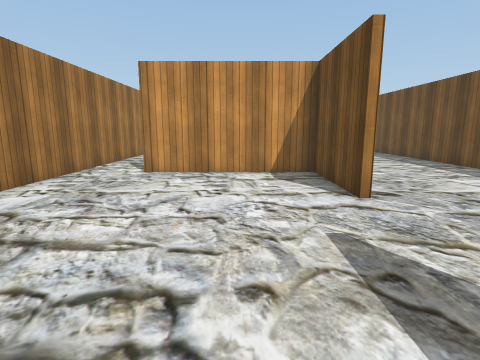
View 1 (above)

24 first-person views from a walk through a 3-D level made in the Unity game engine. The camera is 1.2 m above the floor, tilts 10° down and sees 80° across. The floor is counted in squares, 1 m on a side. Each view is taken from the middle of a square. On the plan, view 1 faces up. The plan holds only what a view shows up to about 13 squares ahead; the rest is blank. The player character is not drawn. Some surface patterns are stand-ins.

View 2
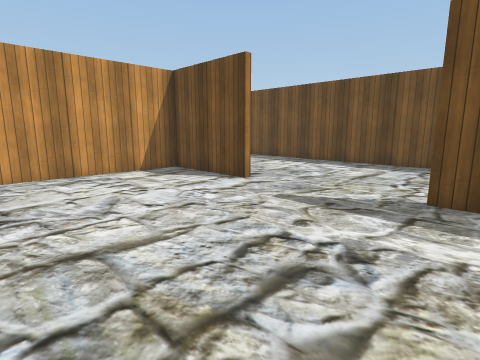

View 3
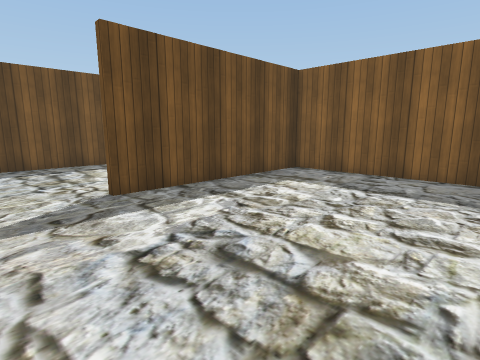

View 4
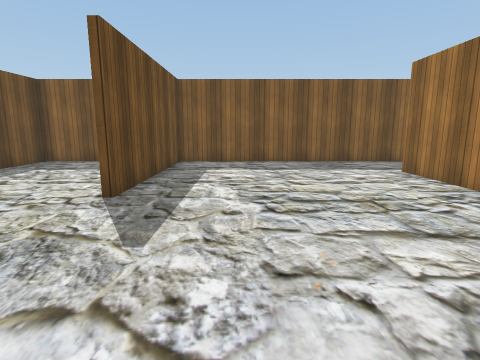

View 5
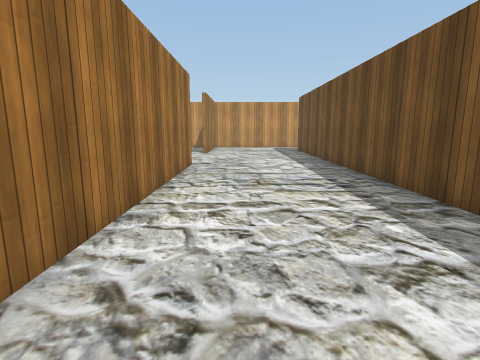

View 6
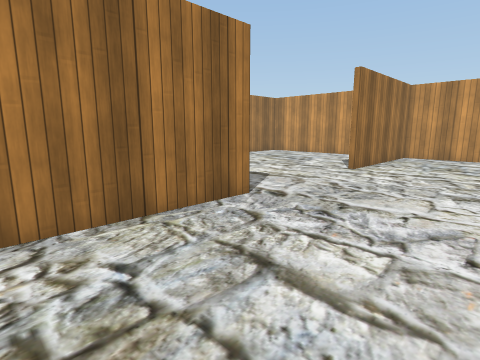

View 7
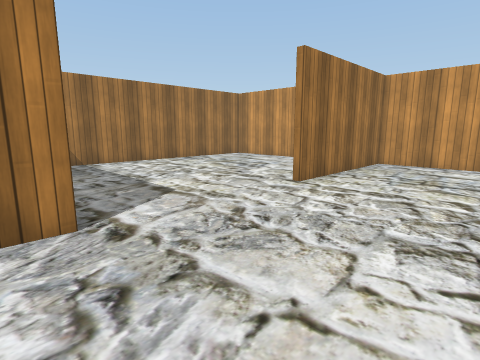

View 8
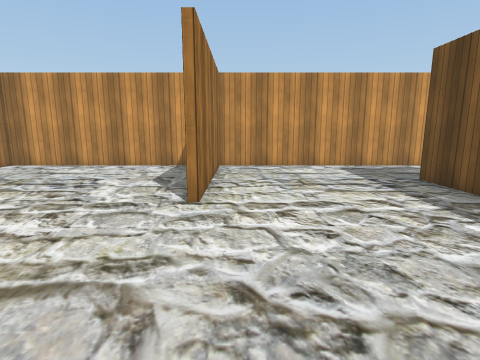

View 9
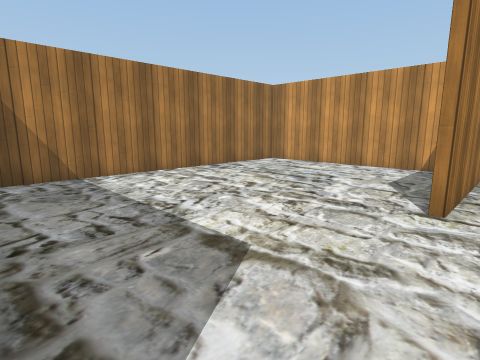

View 10
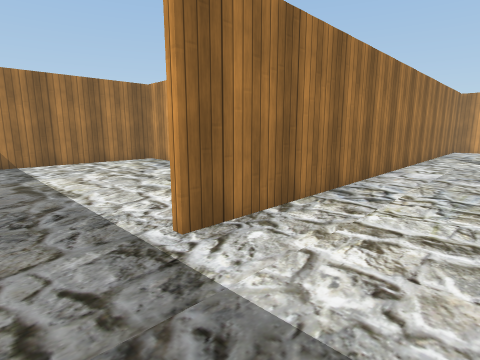

View 11
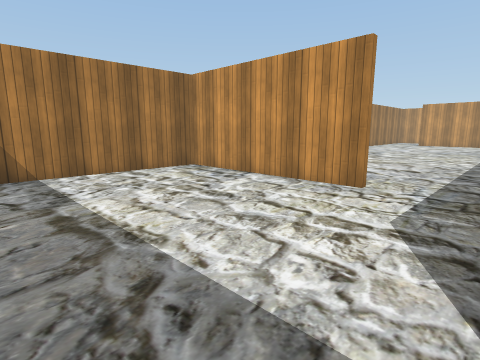

View 12
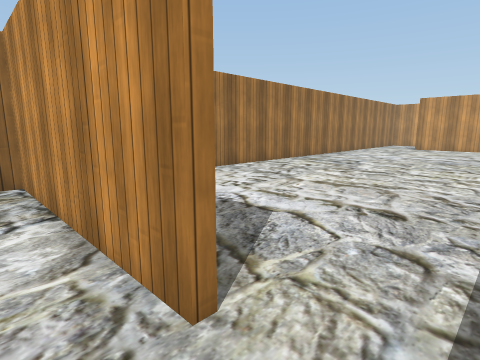

View 13
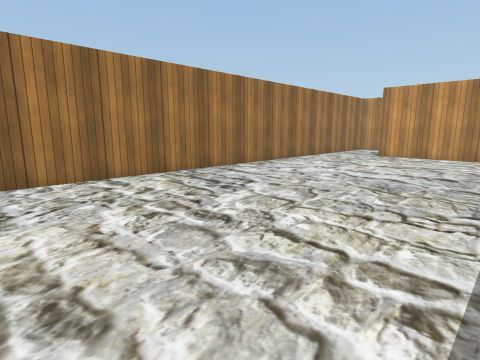

View 14
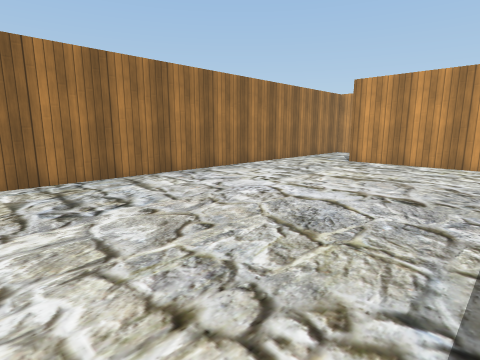

View 15
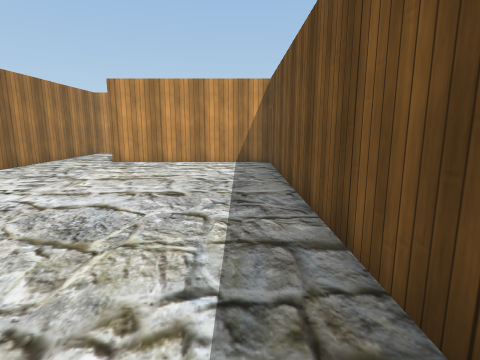

View 16
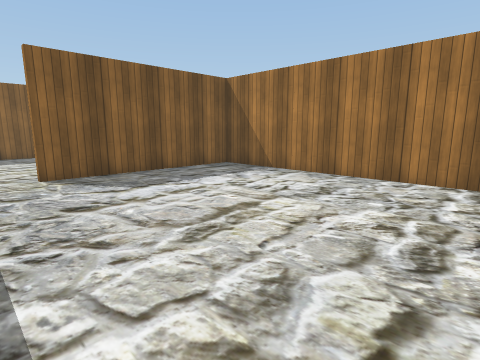

View 17
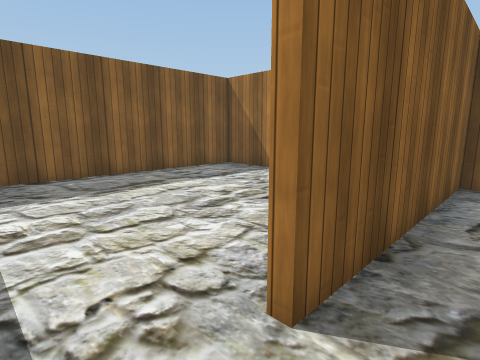

View 18
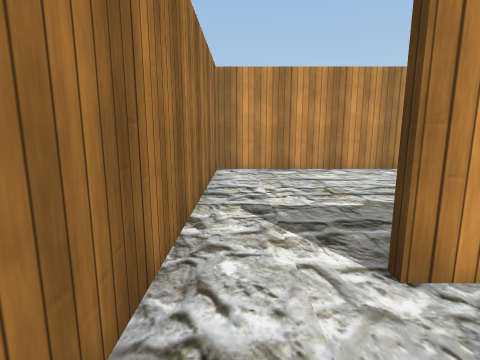

View 19
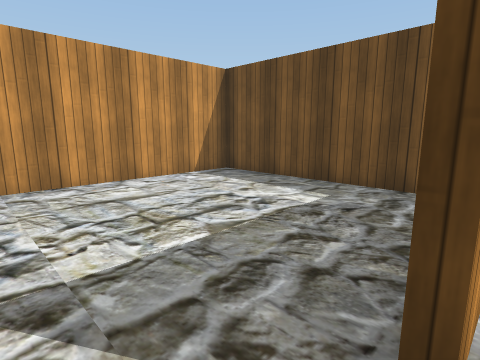

View 20
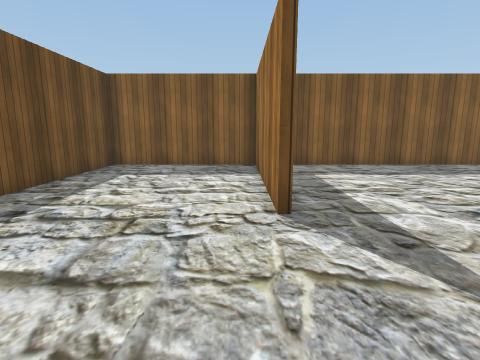

View 21
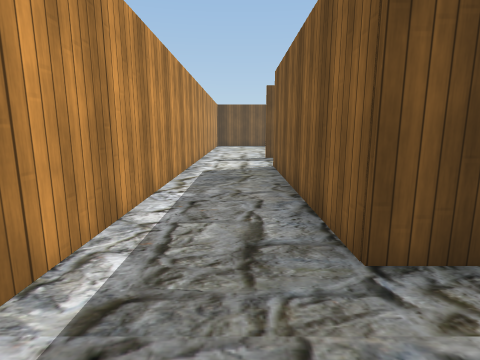

View 22
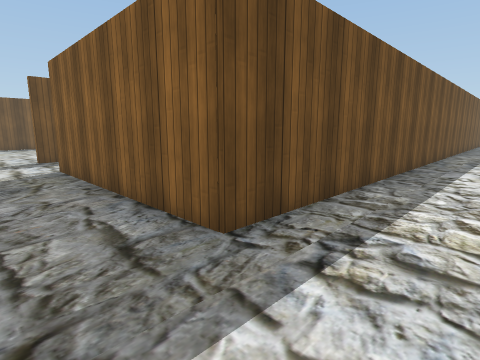

View 23
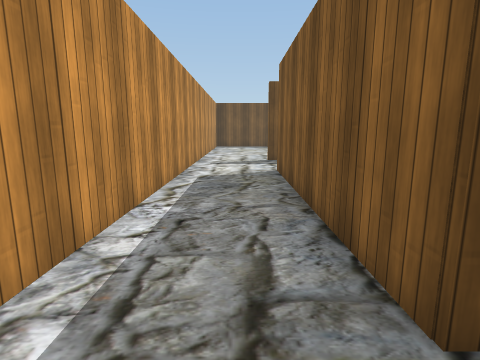

View 24
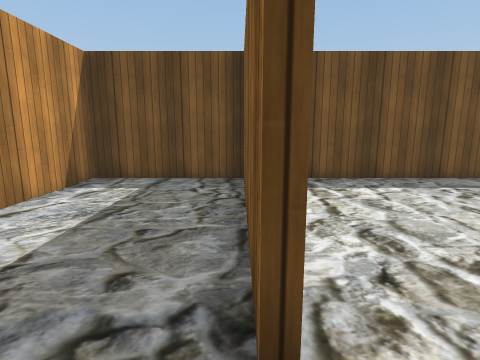

### Floor plan
Ten units are one square. View 1 is at (0, 0); x grows to the right and y downward. Boxes are objects, and circles mark ways between rooms. Rooms are numbered by the first view taken in them; rooms with no view inside come last. Other rooms are left out.
<svg viewBox="-137 -251 296 304">
<path fill="none" stroke="#000" d="M23 -150 23 -68M23 -49 23 -81 -28 -81M-47 -85 -47 22M12 -246 -47 -246 -47 -156M24 48 74 48 74 -219 145 -219M-54 48 23 48 23 -11 23 29M154 -246 23 -246 23 -196M-72 -19 -132 -19 -132 48 -54 48M-49 -111 -49 -207 -109 -207M-132 -21 -72 -21M-132 -204 -132 -19M-109 -209 -54 -209M-132 -232 -132 -204M-49 -209 -49 -246 -79 -246M23 -94 23 -147 -47 -147 -47 -85"/>
<circle cx="-50" cy="35" r="3" fill="#2a7"/>
<circle cx="-35" cy="-80" r="3" fill="#2a7"/>
<circle cx="-65" cy="-20" r="3" fill="#2a7"/>
<circle cx="-115" cy="-210" r="3" fill="#2a7"/>
<text x="30" y="-110">1</text>
<text x="-90" y="10">2</text>
<text x="-90" y="-110">3</text>
<text x="-90" y="-230">4</text>
<text x="-20" y="-120">5</text>
</svg>
Room 1 opens to room 2. Room 1 opens to room 5. Room 2 opens to room 3. Room 3 opens to room 4.

Where each view was taken, in squares from view 1:
view 1: 0 up, 0 right, facing up
view 2: 0 up, 3 left, facing up-right
view 3: 3 up, 3 left, facing down-right
view 4: 6 up, 0 right, facing down
view 5: 5 up, 4 right, facing up
view 6: 11 up, 6 right, facing up-left
view 7: 14 up, 6 right, facing up-left
view 8: 15 up, 3 right, facing up
view 9: 15 up, 3 right, facing up-left
view 10: 4 down, 2 left, facing up-left
view 11: 4 down, 5 left, facing up-left
view 12: 1 up, 6 left, facing up-left
view 13: 7 up, 6 left, facing up-left
view 14: 10 up, 6 left, facing up-left
view 15: 10 up, 6 left, facing up
view 16: 10 up, 6 left, facing down-left
view 17: 3 up, 6 left, facing down-left
view 18: 6 up, 4 left, facing up
view 19: 8 up, 4 left, facing up-right
view 20: 5 up, 3 right, facing down
view 21: 23 up, 5 right, facing right
view 22: 24 up, 5 right, facing down-right
view 23: 23 up, 6 right, facing right
view 24: 21 up, 12 left, facing right
